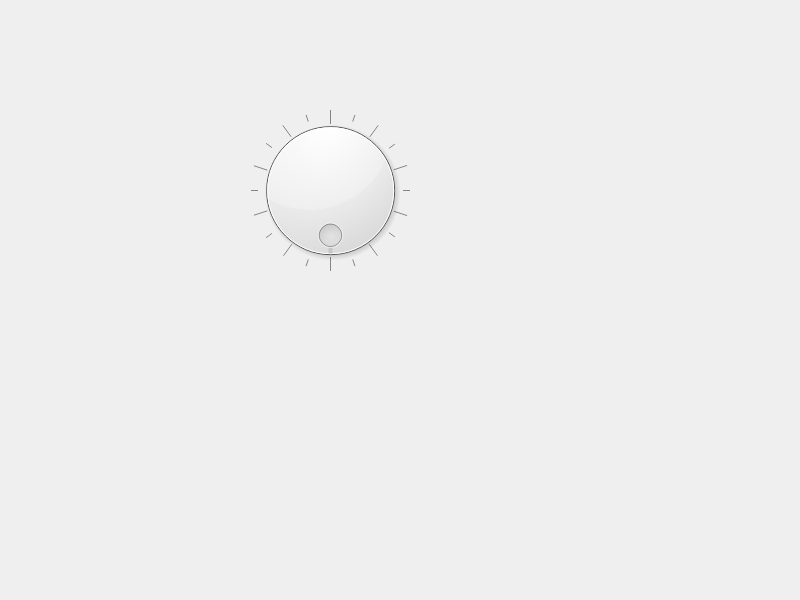
<?xml version="1.0" encoding="UTF-8"?>
<ui version="4.0">
 <class>Widget</class>
 <widget class="QWidget" name="Widget">
  <property name="geometry">
   <rect>
    <x>0</x>
    <y>0</y>
    <width>800</width>
    <height>600</height>
   </rect>
  </property>
  <property name="windowTitle">
   <string>Widget</string>
  </property>
  <widget class="QDial" name="dial">
   <property name="geometry">
    <rect>
     <x>230</x>
     <y>110</y>
     <width>201</width>
     <height>161</height>
    </rect>
   </property>
   <property name="wrapping">
    <bool>true</bool>
   </property>
   <property name="notchTarget">
    <double>10.000000000000000</double>
   </property>
   <property name="notchesVisible">
    <bool>true</bool>
   </property>
  </widget>
 </widget>
 <resources/>
 <connections/>
</ui>
